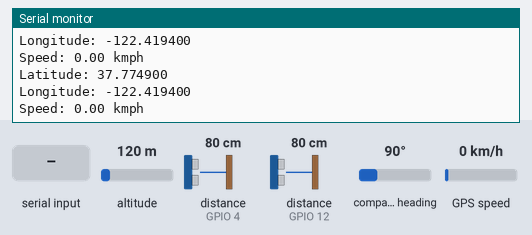
Simulated run of this sketch. Board: ESP32. Shown: the last lines printed to the serial monitor. Wiring (inferred from the names in the program): 2 × ultrasonic range finder: trigger GPIO 5, echo GPIO 4 / trigger GPIO 14, echo GPIO 12. The test bench sets the inputs (shaded band); at power-on: distance to the obstacle (sensors on GPIO 4, GPIO 12) 80 cm, GPS speed 0 km/h, compass heading 90°, altitude 120 m. The echo pulse lasts 58.3 µs per cm; WiFi joins after 1.5 s; servers stay silent unless stated; uploads are accepted with an empty reply; the GPS gets a fix after 3 s at 37.7749, -122.4194 with 8 satellites.

Above: at 4.7 s.
4.8 s: distance to the obstacle (sensor on GPIO 4) set to 2 cm
At 6.4 s:
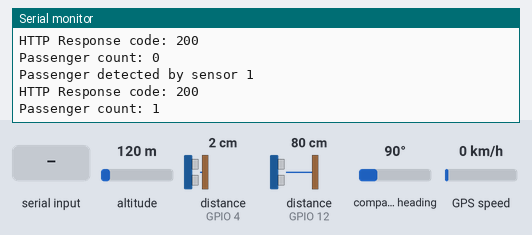
7.0 s: GPS speed set to 2 km/h
At 8.3 s:
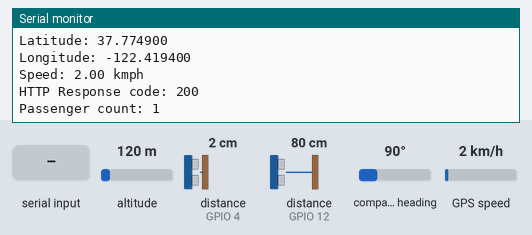
8.5 s: distance to the obstacle (sensor on GPIO 12) set to 4 cm
At 9.4 s:
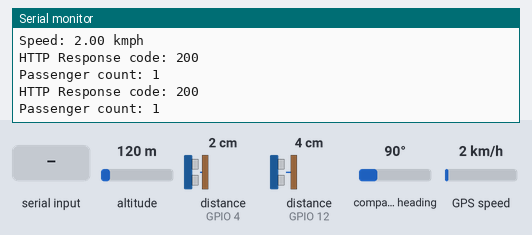
13.5 s: distance to the obstacle (sensor on GPIO 4) set to 35 cm
At 13.73 s:
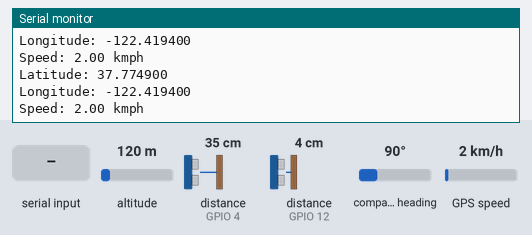
18.5 s: "1" received over the second serial link
23.5 s: compass heading set to 7°
At 27.5 s:
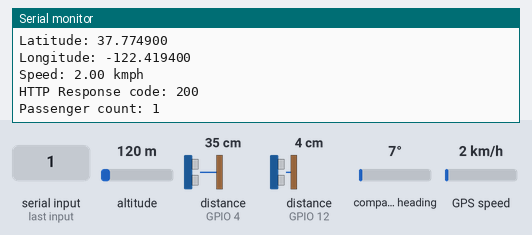

The sketch:

ultrasonic_gps.ino
```cpp
#include <WiFiManager.h>
#include <HTTPClient.h>
#include <TinyGPS++.h>

WiFiManager wifiManager;

const int trigPin1 = 5;    // left Ultrasonic sensor 1 trig pin
const int echoPin1 = 4;    // left Ultrasonic sensor 1 echo pin
const int trigPin2 = 14;   // right Ultrasonic sensor 2 trig pin
const int echoPin2 = 12;   // right Ultrasonic sensor 2 echo pin
const int gpsTxPin = 17;   // Connect NEO-8M TX pin to ESP32 digital pin 17 or rx2
const int gpsRxPin = 16;   // Connect NEO-8M RX pin to ESP32 digital pin 16 or tx2

int Slot = 0;

unsigned long lastUpdateTime = 0;
const unsigned long updateInterval = 1000;

bool leftDetected = false;
bool rightDetected = false;

TinyGPSPlus gps;

void setup() {
  Serial.begin(9600);
  Serial2.begin(9600, SERIAL_8N1, gpsRxPin, gpsTxPin); // Initialize Serial2 for communication with NEO-8M GPS module
  wifiManager.autoConnect("FIND-ME", "");
  wifiManager.autoConnect("FIND-ME");
  wifiManager.autoConnect();
  Serial.println("");
  Serial.println("");
  delay(2000);
  Serial.println();
  pinMode(trigPin1, OUTPUT);
  pinMode(echoPin1, INPUT);
  pinMode(trigPin2, OUTPUT);
  pinMode(echoPin2, INPUT);
}

void loop() {
  unsigned long currentMillis = millis();

  if (currentMillis - lastUpdateTime >= updateInterval) {
    int distance1 = getDistance(trigPin1, echoPin1);
    int distance2 = getDistance(trigPin2, echoPin2);

    while (Serial2.available() > 0) {
      if (gps.encode(Serial2.read())) {
        if (gps.location.isValid()) {
          // Latitude and longitude available in gps.location.lat(), gps.location.lng()
          Serial.print("Latitude: ");
          Serial.println(gps.location.lat(), 6); // Print latitude with 6 decimal places
          Serial.print("Longitude: ");
          Serial.println(gps.location.lng(), 6); // Print longitude with 6 decimal places
        }
        if (gps.speed.isValid()) {
          // Speed available in gps.speed.kmph()
          Serial.print("Speed: ");
          Serial.print(gps.speed.kmph());
          Serial.println(" kmph");
        }
      }
    }

    if (distance1 < 20 && distance2 < 20) {
      // Both sensors detect a passenger simultaneously, ignore
    } else if (distance1 < 20) {
      // Left sensor detects a passenger
      if (!leftDetected) {
        Slot++;
        leftDetected = true;
        rightDetected = true;
        Serial.println("Passenger detected by sensor 1");
      }
    } else if (distance2 < 20) {
      // Right sensor detects a passenger
      if (!rightDetected) {
        Slot--;
        leftDetected = true;
        rightDetected = true;
        Serial.println("Passenger detected by sensor 2");
      }
    } else {
      // No passenger detected by either sensor
      leftDetected = false;
      rightDetected = false;
    }

    updateDatabase(1, Slot);

    Serial.println("Passenger count: " + String(Slot));

    lastUpdateTime = currentMillis;
  }
}

int getDistance(int trigPin, int echoPin) {
  digitalWrite(trigPin, LOW);
  delayMicroseconds(2);
  digitalWrite(trigPin, HIGH);
  delayMicroseconds(10);
  digitalWrite(trigPin, LOW);
  long duration = pulseIn(echoPin, HIGH);
  int distance = duration * 0.034 / 2; // Speed of sound is 34 microseconds per cm
  return distance;
}

void updateDatabase(int id, int value) {
  updateDatabase(id, String(value));
}

void updateDatabase(int id, const String& value) {
  const char* serverUrl = "http://192.168.43.194/jeepfinder/location";
  String postData = "ID=" + String(id) + "&message=" + value + "&lat=" + String(gps.location.lat(), 6) + "&lon=" + String(gps.location.lng(), 6);
  if (gps.speed.isValid()) {
    // Append speed information to the postData string
    postData += "&speed=" + String(gps.speed.kmph());
  }
  HTTPClient http;
  http.begin(serverUrl);
  http.addHeader("Content-Type", "application/x-www-form-urlencoded");
  int httpResponseCode = http.POST(postData);
  if (httpResponseCode > 0) {
    Serial.print("HTTP Response code: ");
    Serial.println(httpResponseCode);
  } else {
    Serial.println("Error in HTTP request");
  }
  http.end();
}
```

Measured:
- after the input at 4.8 s, the serial monitor: prints a new line after 0.71 s (image 1)
- after the input at 7.0 s, the serial monitor: prints a new line after 0.52 s (image 2)
